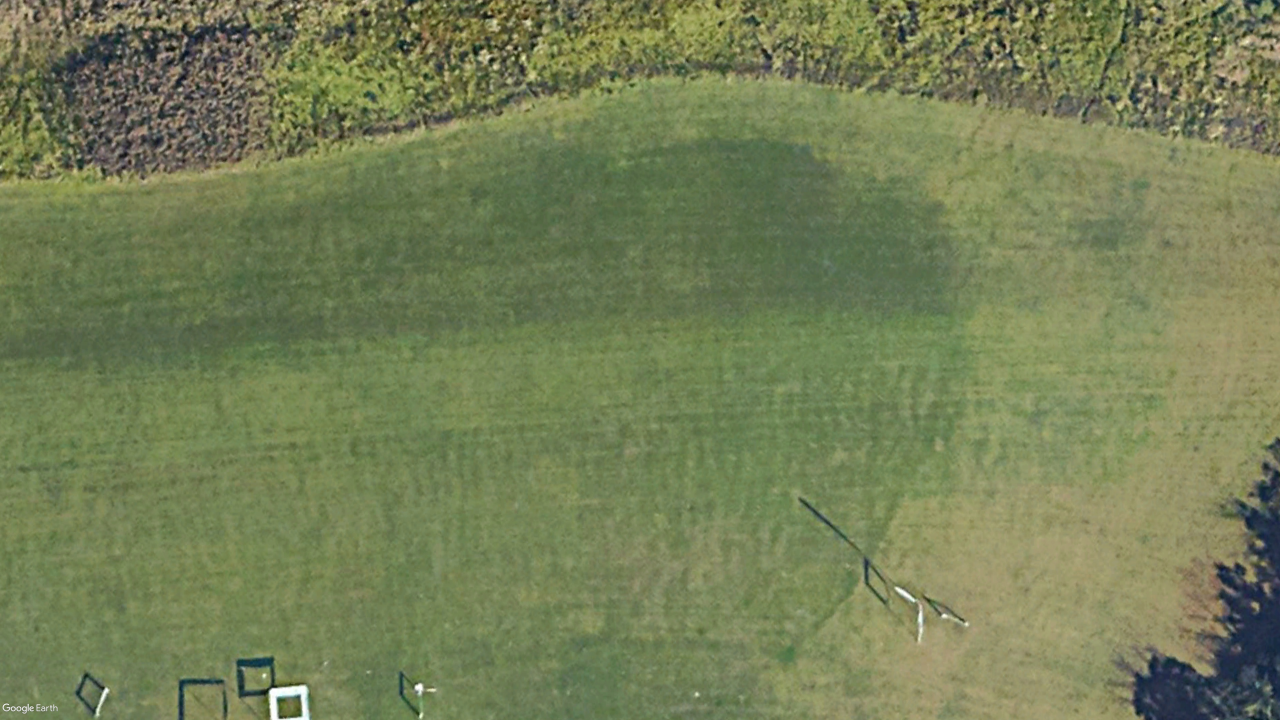
#> input picture simulate-images/reference_images/MillerGreenField-330px30ft.jpg, 3840 x 2160 px (shown at 1/3 size)
$ python newSnapshot.py
#> lines starting #> are read from the running program, lines starting #| are printed output that depends on the picture
'''
    A more dynamic version of snapshot.py
    The functions here take picture from many satellite images and are less dependent on the vars
'''

from shapely.geometry import box
from shapely import affinity
from numpy import ravel
from PIL.ImageTransform import QuadTransform
from PIL import Image

from shutil import rmtree
import time, random, os

import newVars

# generate empty images with configurations
def generateEmptyImages(satelliteImg, satelliteImgName, satellitePxPerFt, boundaryBox, size, numImgs):

    print("Generating empty image:", satelliteImgName)

    # determine the size of snapshot
    (snapshotWidth, snapshotHeight) = [int(dim * satellitePxPerFt) for dim in newVars.imageSizeFt]

    # create snapshot polygon and shift it to the upper right corner of the air drop boundary
    snapshot = box(0, 0, snapshotWidth, snapshotHeight)
    snapshot = affinity.translate(
        snapshot,
        xoff=boundaryBox[0],
        yoff=boundaryBox[1]
    )

    # create <numImgs> number of empty images
    for i in range(numImgs):
        randomSnapshot = getNewSnapshot(snapshot, boundaryBox, (snapshotWidth, snapshotHeight))

        # save snapshot image
        droneImage = takePicture(satelliteImg, randomSnapshot, size)
        droneImage = droneImage.convert("RGB")
        droneImage.save(os.path.join(newVars.noTargetDir, f"{satelliteImgName}_{i:03}.jpg"))

# given the satellite image, create a new image with the boundaries of the snapshot
def takePicture(satelliteImg, snapshot, size):
    snapshotCorners = ravel((snapshot.exterior.coords[3] + snapshot.exterior.coords[2] +
                            snapshot.exterior.coords[1] + snapshot.exterior.coords[0]))
    img = satelliteImg.transform(size, QuadTransform(snapshotCorners))
    return img

# get a random snapshot based on original snapshot (img)
def getNewSnapshot(snapshot, boundaryBox, snapshotSize):
    # choose a random location in the image
    xOffset = random.randint(boundaryBox[0], boundaryBox[2] - snapshotSize[0])
    yOffset = random.randint(boundaryBox[1], boundaryBox[3] - snapshotSize[1])

    # get new snapshot by shifting original snapshot by offsets x and y
    newSnapshot = affinity.translate(snapshot, xoff=xOffset, yoff=yOffset)
    return newSnapshot

if __name__ == "__main__":
    if os.path.exists(newVars.noTargetDir):
        rmtree(newVars.noTargetDir)
    os.makedirs(newVars.noTargetDir)

    # configuration
    satelliteImg = Image.open("reference_images/MillerGreenField-330px30ft.jpg")
#> satelliteImg is the input picture: PIL image 3840x2160 RGB; mean R, G, B 116.6, 127.1, 86.1
    satelliteImgName = "MillerGreen"
    satellitePxPerFt = 330 / 30
    boundaryBox = [0, 0, 3840, 2160]
    size = (4056, 3040)
    numImgs = 20

    # generate empty images
    generateEmptyImages(satelliteImg, satelliteImgName, satellitePxPerFt, boundaryBox, size, numImgs)
#> the loop in generateEmptyImages, `for i in range(numImgs):` made 20 passes
#> pass 1, in takePicture, `img = satelliteImg.transform(size, QuadTransform(snapshotCorners))`:
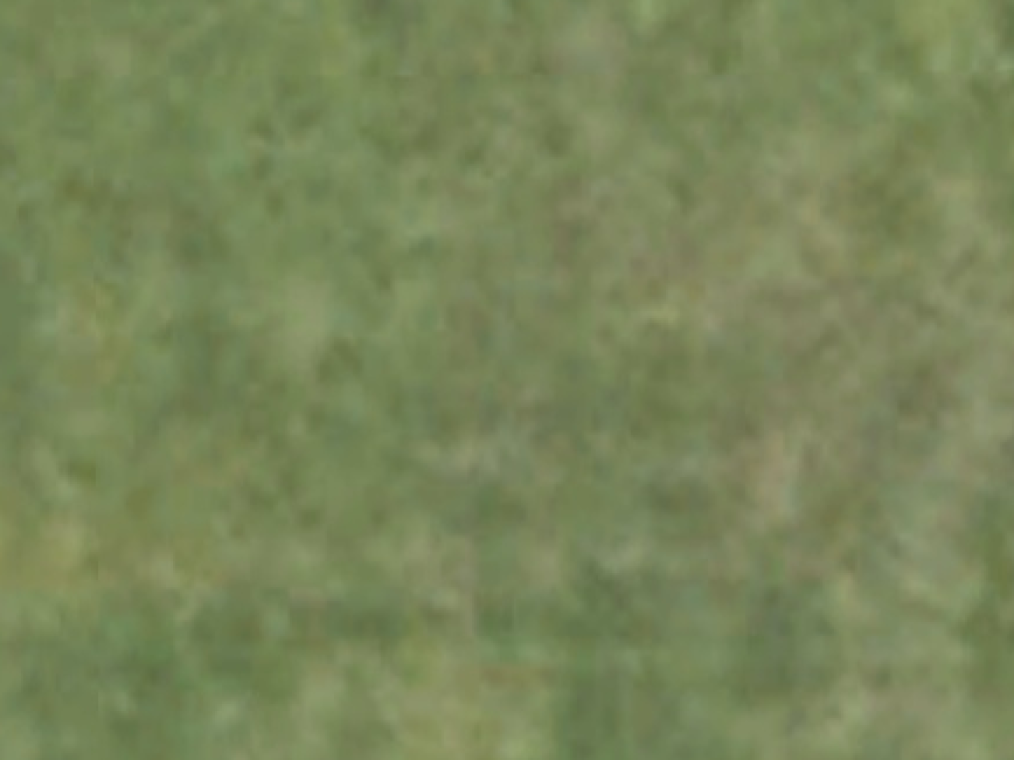
#> img: PIL image 4056x3040 RGB (shown at 1/4 size); mean R, G, B 120.4, 132.8, 89.4
#> pass 2, in takePicture (call 2), `img = satelliteImg.transform(size, QuadTransform(snapshotCorners))`:
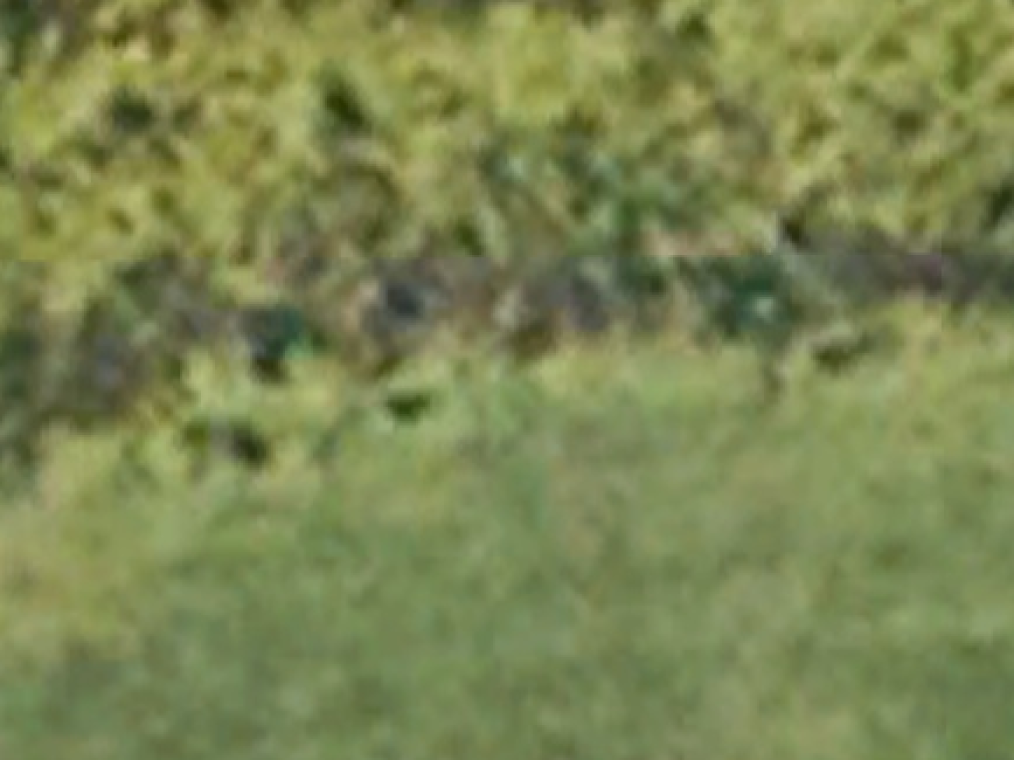
#> img: PIL image 4056x3040 RGB (shown at 1/4 size); mean R, G, B 123, 133, 81.5
#> pass 3, in takePicture (call 3), `img = satelliteImg.transform(size, QuadTransform(snapshotCorners))`:
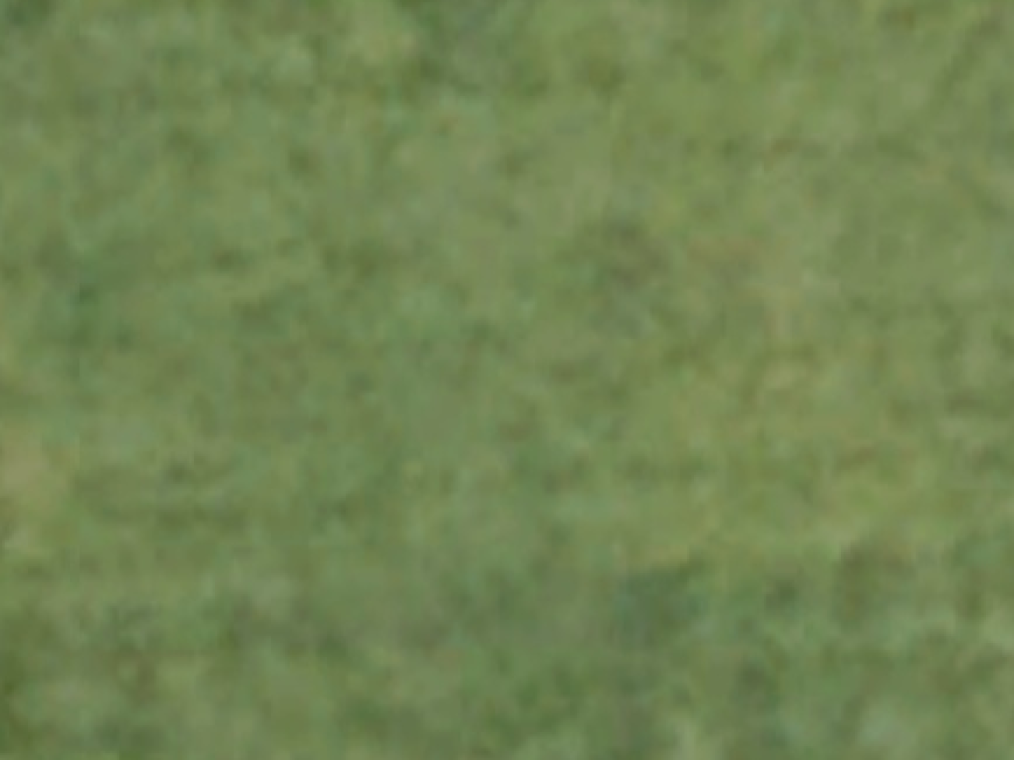
#> img: PIL image 4056x3040 RGB (shown at 1/4 size); mean R, G, B 113.5, 131.9, 83.2
#> after the loop in generateEmptyImages, `for i in range(numImgs):`:
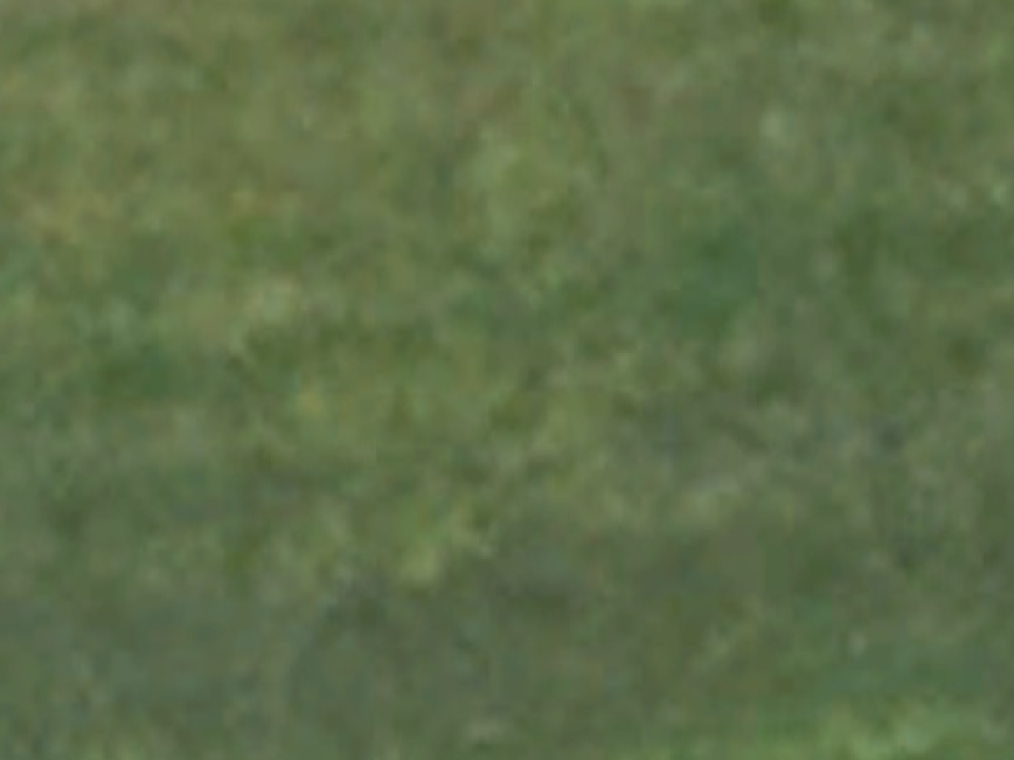
#> droneImage: PIL image 4056x3040 RGB (shown at 1/4 size); mean R, G, B 93.9, 110.1, 73.1
